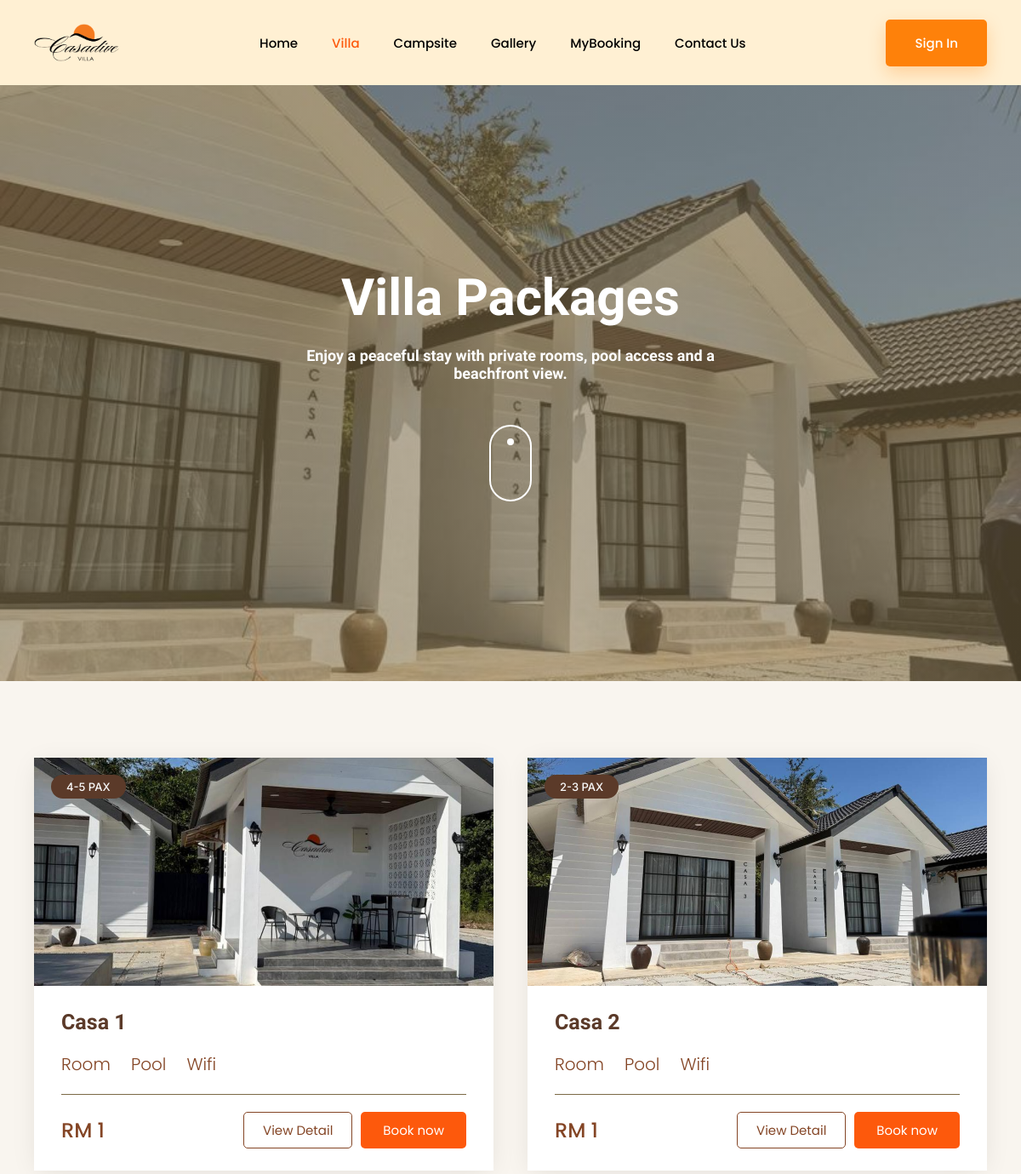
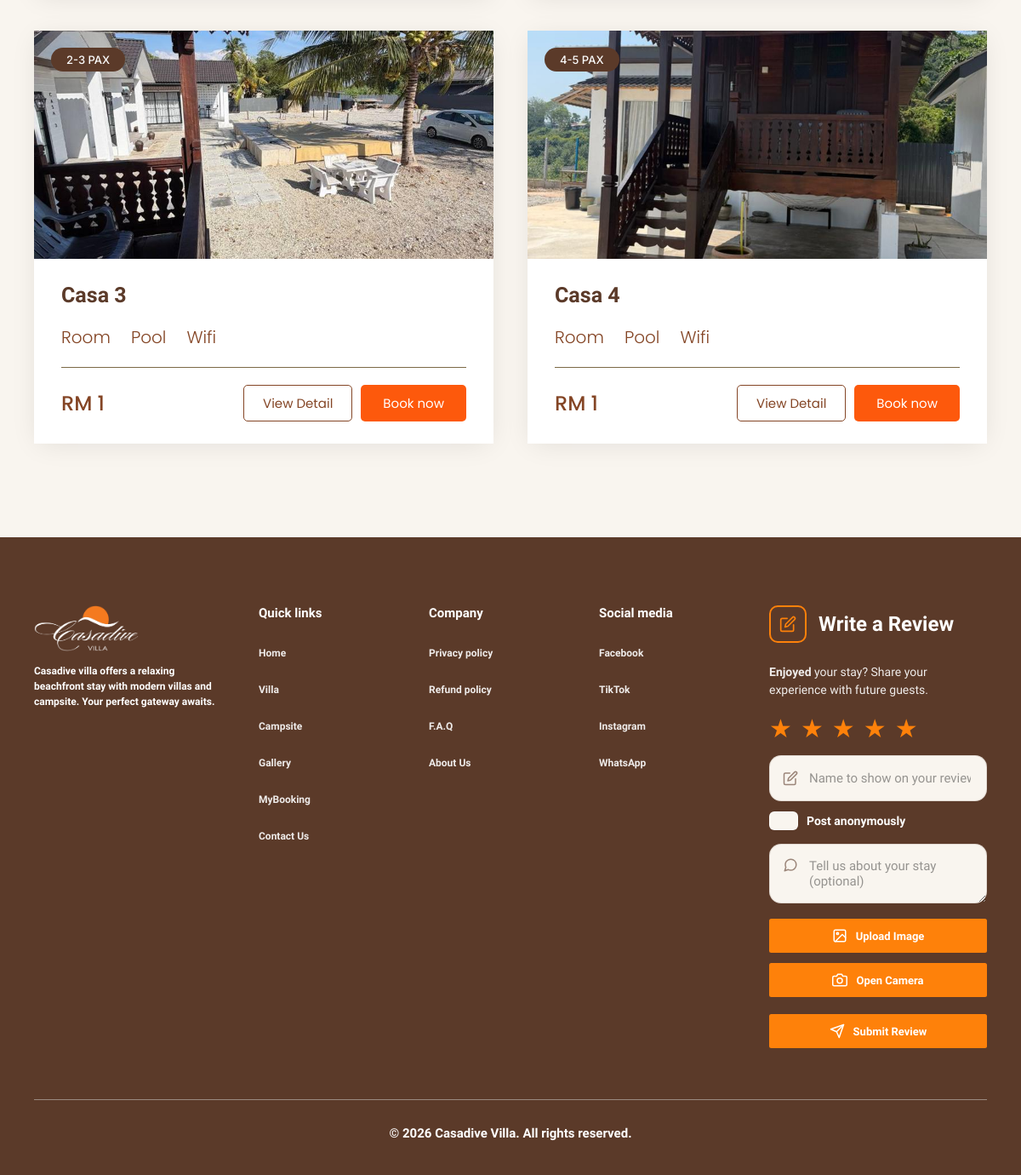
The page /customer/villa.php on the database its author committed (2 pictures, top to bottom).
### tables this page shows
CREATE TABLE `accommodation` (
  accommodation_id   INT UNSIGNED AUTO_INCREMENT PRIMARY KEY,
  accommodation_name VARCHAR(100) NOT NULL,
  accommodation_type ENUM('Villa','Campsite') NOT NULL,
  price              DECIMAL(10,2) NOT NULL COMMENT 'weekday / base rate per night, used for all booking calculations',
  price_weekend      DECIMAL(10,2) NULL COMMENT 'display only — not applied to booking totals yet',
  price_holiday      DECIMAL(10,2) NULL COMMENT 'display only — not applied to booking totals yet',
  capacity           INT UNSIGNED NOT NULL,
  pax_label          VARCHAR(30) NULL COMMENT 'display string e.g. "4-5 PAX", falls back to "Max N guests"',
  features           TEXT NULL COMMENT 'one feature per line, e.g. "Wifi\nAircond\nSea View"',
  description        TEXT,
  status             ENUM('available','unavailable','maintenance') NOT NULL DEFAULT 'available',
  image              VARCHAR(255),
  door_code          VARCHAR(20) COMMENT 'lock box / door code shown to the guest in the check-in reminder'
);

### customer/villa.php (called while the page is built, shortened)
<?php
require_once __DIR__ . '/../includes/db.php';
$searchCheckIn = trim((string) ($_GET['check_in'] ?? ''));
$searchCheckOut = trim((string) ($_GET['check_out'] ?? ''));
$searchGuestsRaw = trim((string) ($_GET['guests'] ?? ''));
$searchActive = $searchCheckIn !== '' || $searchCheckOut !== '' || $searchGuestsRaw !== '';
$villas = [];
$maxVillaCapacity = (int) $pdo->query(
    "SELECT COALESCE(MAX(capacity), 0) FROM accommodation WHERE accommodation_type = 'Villa' AND status = 'available'"
)->fetchColumn();
if ($searchActive) {
    $searchGuests = filter_var($searchGuestsRaw, FILTER_VALIDATE_INT);
    if ($searchGuests === false || $searchGuests < 1) {
        $searchError = 'Please enter a valid number of guests.';
    } elseif ($searchGuests > $maxVillaCapacity) {
        $searchError = "Sorry, our Villa packages can't accommodate more than {$maxVillaCapacity} guests. Please reduce the number of guests, or try Campsite instead.";
    } elseif ($searchCheckIn !== '' && $searchCheckOut !== '' && $searchCheckOut <= $searchCheckIn) {
        $searchError = 'Check-out date must be after check-in date.';
    } else {
        $useDates = $searchCheckIn !== '' && $searchCheckOut !== '';
        $matches = recommend_accommodations($pdo, [
            'guests' => $searchGuests,
            'type' => 'Villa',
            'check_in' => $useDates ? $searchCheckIn : null,
            'check_out' => $useDates ? $searchCheckOut : null,
            'budget' => null,
        ]);
        $villas = array_column($matches, 'accommodation');
        if (!$villas) {
            $searchError = $useDates
                ? 'No villas are available for those dates with that number of guests. Please try different dates.'
                : 'No villas match that number of guests right now.';
        }
    }
} else {
    $villas = $pdo->query(
        "SELECT * FROM accommodation WHERE accommodation_type = 'Villa' AND status = 'available' ORDER BY accommodation_id"
    )->fetchAll();
}
require __DIR__ . '/views/villa.view.php';

### customer/views/villa.view.php (the view, shortened to what this page needs)
<?php include __DIR__ . '/../../includes/header.php'; ?>
  <section class="hero" id="top" style="background-image:linear-gradient(rgba(124,106,70,.55), rgba(124,106,70,.55)), url('../assets/images/casa2-casa3-day.jpg');background-size:cover;background-position:center;">
    <h1>Villa Packages</h1>
    <p>Enjoy a peaceful stay with private rooms, pool access and a beachfront view.</p>
    <a href="#packages" class="scroll-down" aria-label="Scroll down"><span></span></a>
  </section>
  <section class="packages" id="packages">
    <div class="container">
      <?php
      $searchQuery = $searchActive
          ? '&check_in=' . urlencode($searchCheckIn) . '&check_out=' . urlencode($searchCheckOut) . '&guests=' . urlencode((string) ($_GET['guests'] ?? ''))
          : '';
      ?>
      <div class="package-grid">
      <?php foreach ($villas as $villa):
        $searchText = strtolower(($villa['features'] ?? '') . ' ' . ($villa['description'] ?? ''));
        $hasPool = strpos($searchText, 'pool') !== false;
        $hasWifi = strpos($searchText, 'wifi') !== false;
        $roomLabel = ($hasPool || $hasWifi) ? 'Room' : 'Room Only';
        $paxLabel = $villa['pax_label'] ?: ('Max ' . (int) $villa['capacity'] . ' guests');
        $mediaStyle = $villa['image'] ? ' style="background-image:url(\'' . htmlspecialchars($villa['image']) . '\');background-size:cover;background-position:center;"' : '';
      ?>
      <article class="package-card">
        <div class="package-media"<?= $mediaStyle ?>>
          <div class="package-badges">
            <span class="badge"><?= htmlspecialchars(strtoupper($paxLabel)) ?></span>
          </div>
        </div>
        <div class="package-body">
          <h3 class="package-name"><?= htmlspecialchars($villa['accommodation_name']) ?></h3>
          <div class="package-features">
            <div class="feature"><?= $icons['room'] ?><span><?= $roomLabel ?></span></div>
            <?php if ($hasPool): ?>
              <div class="feature"><?= $icons['pool'] ?><span>Pool</span></div>
            <?php endif; ?>
            <?php if ($hasWifi): ?>
              <div class="feature"><?= $icons['wifi'] ?><span>Wifi</span></div>
            <?php endif; ?>
          </div>
          <hr class="package-divider">
          <div class="package-footer">
            <span class="package-price">RM <?= number_format((float) $villa['price'], 0) ?></span>
            <div class="package-actions">
              <a href="detail.php?id=<?= (int) $villa['accommodation_id'] ?>" class="btn view-detail">View Detail</a>
              <a href="bookingform.php?accommodation=<?= urlencode($villa['accommodation_name']) . $searchQuery ?>" class="btn book-now">Book now</a>
            </div>
          </div>
        </div>
      </article>
      <?php endforeach; ?>
      </div>
    </div>
  </section>
<?php include __DIR__ . '/../../includes/footer.php'; ?>

### customer/style/villa.css (style rules this page uses)
:root { --cream: #F9F5EF; --sand-light: #FFF0D3; --brown: #5B3A29; --brown-soft: #7C6A46; --brown-price: #844525; --orange: #FE810A; --orange-deep: #FD590C; --text: #000000; }
* { box-sizing: border-box; margin:0; padding:0; }
html { scroll-behavior: smooth; }
body { background: var(--cream); color: var(--text); font-family: 'Poppins', sans-serif; overflow-x: hidden; }
a { color:inherit; text-decoration:none; }
.container { max-width: 1400px; margin: 0 auto; padding: 0 40px; }
.btn { display:inline-flex; align-items:center; justify-content:center; font-weight:500; border-radius:5px; transition: transform .15s ease, box-shadow .15s ease; }
.hero { position:relative; min-height: 700px; background: linear-gradient(rgba(124,106,70,.55), rgba(124,106,70,.55)), linear-gradient(135deg, #d9b98c 0%, #8a6a4b 55%, #5b3a29 100%); background-size: cover; background-position: center; display:flex; flex-direction:column; align-items:center; justify-content:center; text-align:center; color:#fff; padding: 60px 20px; }
.hero h1 { font-family:'Mulish', sans-serif; font-weight:800; font-size: clamp(38px, 5.5vw, 60px); line-height: 1.25; margin-bottom: 20px; }
.hero p { font-family:'Mulish', sans-serif; font-weight:600; font-size: 18px; max-width: 480px; }
.scroll-down { margin-top: 50px; width: 50px; height: 90px; border: 2px solid #fff; border-radius: 50px; display:flex; justify-content:center; padding-top: 14px; }
.scroll-down span { width: 8px; height: 8px; background:#fff; border-radius:50%; animation: scrollDot 1.6s infinite ease-in-out; }
.packages { padding: 90px 0 110px; }
.package-grid { display:grid; grid-template-columns: 1fr 1fr; gap: 40px; }
.package-card { background:#fff; box-shadow: 0px 4px 30px -5px rgba(0,0,0,0.1); display:flex; flex-direction:column; transition: transform .2s ease, box-shadow .2s ease; }
.package-media { position:relative; aspect-ratio: 542/269; background: linear-gradient(135deg,#d9b98c,#5b3a29); }
.package-badges { position:absolute; top: 20px; left: 20px; display:flex; flex-direction:column; gap: 6px; }
.badge { background: var(--brown); color: #FAFAFA; border-radius: 50px; padding: 6px 18px; font-size: 13px; font-weight: 500; font-family:'Inter', sans-serif; display:inline-flex; align-items:center; justify-content:center; white-space:nowrap; }
.package-body { padding: 28px 32px 26px; display:flex; flex-direction:column; gap: 14px; }
.package-name { font-family:'Mulish', sans-serif; font-weight:700; font-size: 25px; color: var(--brown); }
.package-features { display:flex; flex-wrap:wrap; align-items:center; gap: 24px; padding: 6px 0 2px; }
.feature { display:flex; align-items:center; gap: 8px; }
.feature span { font-family:'Poppins', sans-serif; font-weight:300; font-size: 20px; color: var(--brown-price); }
.package-divider { border:none; border-top: 1px solid var(--brown-soft); margin: 4px 0 6px; }
.package-footer { display:flex; align-items:center; justify-content:space-between; }
.package-price { font-family:'Poppins', sans-serif; font-weight:500; font-size: 24px; color: var(--brown-price); }
.package-actions { display:flex; align-items:center; gap: 10px; flex-wrap: wrap; }
.book-now { background: var(--orange-deep); color:#fff; padding: 10px 26px; font-family:'Poppins', sans-serif; font-weight:400; font-size: 15px; display:inline-flex; align-items:center; justify-content:center; }
.view-detail { background:transparent; color: var(--brown-price); border: 1px solid var(--brown-price); padding: 9px 22px; font-family:'Poppins', sans-serif; font-weight:400; font-size: 15px; display:inline-flex; align-items:center; justify-content:center; }

### rows shown on the page
accommodation: image (picture), pax_label "4-5 PAX", accommodation_name "Casa 1", roomLabel "Room", price "1"
accommodation: image (picture), pax_label "2-3 PAX", accommodation_name "Casa 2", roomLabel "Room", price "1"
accommodation: image (picture), pax_label "2-3 PAX", accommodation_name "Casa 3", roomLabel "Room", price "1"
accommodation: image (picture), pax_label "4-5 PAX", accommodation_name "Casa 4", roomLabel "Room", price "1"
